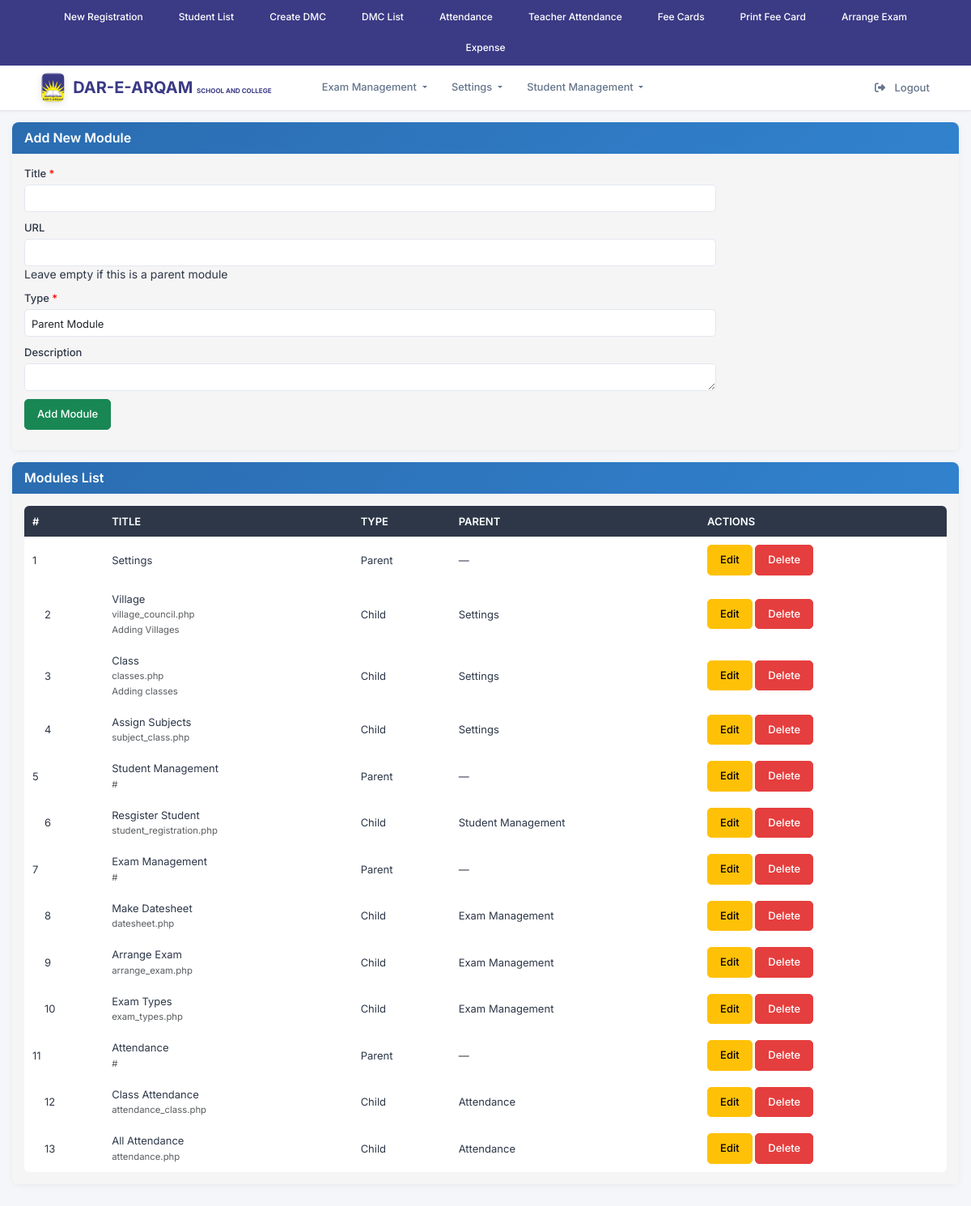
Page /modules.php (signed in) on the committed database.
### tables this page shows
CREATE TABLE `modules` (
  `id` int(11) NOT NULL,
  `parent_id` int(11) DEFAULT NULL,
  `title` varchar(100) NOT NULL,
  `url` varchar(255) NOT NULL DEFAULT '#',
  `description` varchar(255) DEFAULT NULL,
  `status` tinyint(1) DEFAULT 1,
  `created_at` timestamp NOT NULL DEFAULT current_timestamp(),
  `type` enum('Parent','Child') NOT NULL DEFAULT 'Parent'
);

### modules.php (the view, shortened to what this page needs)
<?php
require_once('conn_inc.php');
$modules_result = $conn->query("SELECT m.*, p.title AS parent_title FROM modules m LEFT JOIN modules p ON m.parent_id = p.id ORDER BY parent_id ");
$modules = [];
$children = [];
while ($row = $modules_result->fetch_assoc()) {
    if ($row['parent_id'] === null) {
        $modules[$row['id']] = $row;
        $modules[$row['id']]['children'] = [];
    } else {
        $children[$row['parent_id']][] = $row;
    }
}
foreach ($children as $parent_id => $child_list) {
    if (isset($modules[$parent_id])) {
        $modules[$parent_id]['children'] = $child_list;
    }
}
$edit_data = ['id'=>'','title'=>'','url'=>'','type'=>'Parent','parent_id'=>'','description'=>''];
?>
<!DOCTYPE html>
<html lang="en">
<head>
    <link rel="stylesheet" href="css/mystyle.css" />
</head>
<body>
<?php require_once('navbar.php'); ?>
<div class="container">
    <div class="row">
        <div class="col-md-12 ">
            <div class="panel panel-primary">
                <div class="panel-heading">
                    <h3 class="panel-title"><?php echo $edit_data['id'] ? 'Edit Module' : 'Add New Module'; ?></h3>
                </div>
                <div class="panel-body">
                    <form method="post" class="form-horizontal">
                        <div class="form-group">
                            <label class="col-sm-3 control-label">Title <span style="color: red;">*</span></label>
                            <div class="col-sm-9">
                                <input type="text" name="title" class="form-control" required value="<?php echo htmlspecialchars($edit_data['title']); ?>">
                            </div>
                        </div>
                        <div class="form-group">
                            <label class="col-sm-3 control-label">URL</label>
                            <div class="col-sm-9">
                                <input type="text" name="url" class="form-control" value="<?php echo htmlspecialchars($edit_data['url']); ?>">
                                <span class="help-block">Leave empty if this is a parent module</span>
                            </div>
                        </div>
                        <div class="form-group">
                            <label class="col-sm-3 control-label">Type <span style="color: red;">*</span></label>
                            <div class="col-sm-9">
                                <select name="type" id="type" class="form-control" required>
                                    <option value="Parent" <?php echo ($edit_data['type']=='Parent')?'selected':''; ?>>Parent Module</option>
                                </select>
                            </div>
                        </div>
                        <div class="form-group">
                            <label class="col-sm-3 control-label">Description</label>
                            <div class="col-sm-9">
                                <textarea name="description" class="form-control" rows="2"><?php echo htmlspecialchars($edit_data['description']); ?></textarea>
                            </div>
                        </div>
                        <div class="form-group">
                            <div class="col-sm-offset-3 col-sm-9">
                                <button type="submit" class="btn btn-success">
                                    <?php echo $edit_data['id']?'Update Module':'Add Module'; ?>
                                </button>
                            </div>
                        </div>
                    </form>
                </div>
            </div>
            <div class="panel panel-info">
                <div class="panel-heading">
                    <h3 class="panel-title">Modules List</h3>
                </div>
                <div class="panel-body">
                    <div class="table-responsive">
                        <table class="table table-bordered table-hover">
                            <thead>
                                <tr>
                                    <th>#</th>
                                    <th>Title</th>
                                    <th>Type</th>
                                    <th>Parent</th>
                                    <th>Actions</th>
                                </tr>
                            </thead>
                            <tbody>
                                <?php
                                $i = 1;
                                foreach ($modules as $module):
                                    $isChild = $module['type'] == 'Child';
                                ?>
                                    <tr class="<?php echo $isChild ? 'child-module' : ''; ?>">
                                        <td><?php echo $i++; ?></td>
                                        <td>
                                            <?php echo htmlspecialchars($module['title']); ?>
                                            <?php if (!empty($module['url'])): ?>
                                                <br><small class="text-muted"><?php echo htmlspecialchars($module['url']); ?></small>
                                            <?php endif; ?>
                                        </td>
                                        <td>
                                            <?php echo $isChild ? 'Child' : 'Parent'; ?>
                                        </td>
                                        <td>
                                            <?php echo $isChild && !empty($module['parent_title']) ? htmlspecialchars($module['parent_title']) : '—'; ?>
                                        </td>
                                        <td>
                                            <a href="?edit=<?php echo $module['id']; ?>" class="btn btn-xs btn-warning">
                                                <span class="glyphicon glyphicon-edit"></span> Edit
                                            </a>
                                            <a href="?delete=<?php echo $module['id']; ?>" class="btn btn-xs btn-danger" onclick="return confirm('Are you sure you want to delete this module?')">
                                                <span class="glyphicon glyphicon-trash"></span> Delete
                                            </a>
                                        </td>
                                    </tr>
                                    <?php foreach ($module['children'] as $child): ?>
                                        <tr class="child-module">
                                            <td><?php echo $i++; ?></td>
                                            <td>
                                                <?php echo htmlspecialchars($child['title']); ?>
                                                <?php if (!empty($child['url'])): ?>
                                                    <br><small class="text-muted"><?php echo htmlspecialchars($child['url']); ?></small>
                                                <?php endif; ?>
                                                <?php if (!empty($child['description'])): ?>
                                                    <br><small class="text-muted"><?php echo htmlspecialchars($child['description']); ?></small>
                                                <?php endif; ?>
                                            </td>
                                            <td>Child</td>
                                            <td><?php echo htmlspecialchars($module['title']); ?></td>
                                            <td>
                                                <a href="?edit=<?php echo $child['id']; ?>" class="btn btn-xs btn-warning">
                                                    <span class="glyphicon glyphicon-edit"></span> Edit
                                                </a>
                                                <a href="?delete=<?php echo $child['id']; ?>" class="btn btn-xs btn-danger" onclick="return confirm('Are you sure you want to delete this module?')">
                                                    <span class="glyphicon glyphicon-trash"></span> Delete
                                                </a>
                                            </td>
                                        </tr>
                                    <?php endforeach; ?>
                                <?php endforeach; ?>
                            </tbody>
                        </table>
                    </div>
                </div>
            </div>
        </div>
    </div>
</div>
</body>
</html>

### css/mystyle.css (style rules this page uses)
body { background-color: #f7f7f7; font-family: 'Segoe UI', sans-serif; }

### modules.php (style rules this page uses)
.table th, .table td { text-align: left; }
.child-module td:first-child { padding-left: 25px; }

### navbar.php (style rules this page uses)
:root { --primary: #2563eb; --primary-light: #3b82f6; --primary-dark: #1d4ed8; --secondary: #64748b; --accent: #8b5cf6; --background: #ffffff; --surface: #f8fafc; --text-primary: #1e293b; --text-secondary: #64748b; --text-light: #94a3b8; --border: #e2e8f0; --hover-bg: #f1f5f9; --danger: #ef4444; --danger-hover: #dc2626; --success: #10b981; --shadow-sm: 0 1px 3px rgba(0, 0, 0, 0.1); --shadow-md: 0 4px 6px -1px rgba(0, 0, 0, 0.1); --shadow-lg: 0 10px 15px -3px rgba(0, 0, 0, 0.1); --radius: 12px; --transition: all 0.2s ease-in-out; --quicklink-bg: #3b3a85; --quicklink-text: #ffffff; --quicklink-hover-bg: #000000; --quicklink-hover-text: #ffffff; }
* { font-family: 'Inter', sans-serif; margin: 0; padding: 0; box-sizing: border-box; }
body { font-family: 'Inter', sans-serif; background-color: #f4f6f9; color: #2d3748; line-height: 1.4; font-size: 14px; }
.container { max-width: 1200px; margin: 15px auto; padding: 0 15px; }
.panel { background: #ffffff; border-radius: 8px; box-shadow: 0 2px 8px rgba(0, 0, 0, 0.05); margin-bottom: 15px; overflow: hidden; }
.panel-heading { background: linear-gradient(135deg, #2b6cb0 0%, #3182ce 100%); padding: 10px 15px; border-bottom: none; }
.panel-heading h3 { color: #ffffff; font-size: 16px; font-weight: 600; margin: 0; }
.panel-body { padding: 15px; background-color: #f6f5f5; }
.form-group { margin-bottom: 10px; }
.form-group label { font-size: 13px; font-weight: 500; color: #2d3748; margin-bottom: 5px; display: block; }
.form-control { border: 1px solid #e2e8f0; border-radius: 5px; padding: 8px; font-size: 13px; height: 34px; transition: border-color 0.2s ease, box-shadow 0.2s ease; }
.btn { border-radius: 5px; padding: 8px 15px; font-size: 13px; font-weight: 500; transition: all 0.2s ease; }
.btn-danger { background-color: #e53e3e; border-color: #e53e3e; }
.table-responsive { border-radius: 6px; overflow: hidden; }
.table { margin-bottom: 0; border-collapse: separate; border-spacing: 0; }
.table th { background: #2d3748; color: #ffffff; font-weight: 600; font-size: 13px; padding: 10px; text-transform: uppercase; border: none; }
.table td { padding: 10px; border: none; vertical-align: middle; font-size: 13px; color: #2d3748; }
body { background-color: #f4f6f9 !important; }

### rows in the picture
modules: title "Settings", type "Parent"
modules: title "Village", url "village_council.php", description "Adding Villages"
modules: title "Class", url "classes.php", description "Adding classes"
modules: title "Assign Subjects", url "subject_class.php"
modules: title "Student Management", url "#", type "Parent"
modules: title "Resgister Student", url "student_registration.php"
modules: title "Exam Management", url "#", type "Parent"
modules: title "Make Datesheet", url "datesheet.php"
modules: title "Arrange Exam", url "arrange_exam.php"
modules: title "Exam Types", url "exam_types.php"
modules: title "Attendance", url "#", type "Parent"
modules: title "Class Attendance", url "attendance_class.php"
modules: title "All Attendance", url "attendance.php"

### other values in the picture
$module_title "Exam Management"
$module_title "Settings"
$module_title "Student Management"
